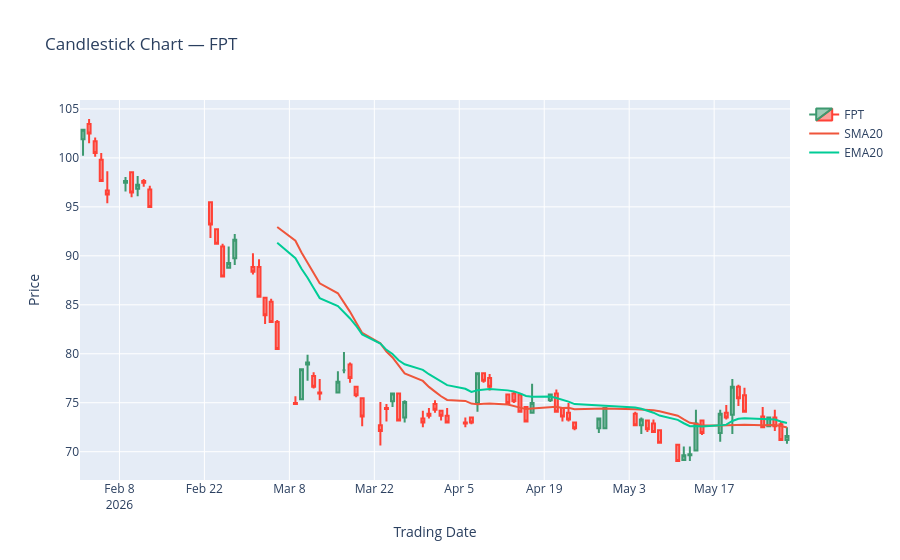

The cell this chart's notebook holds for it:
### Markdown cell above
## 21. Kiểm tra biểu đồ nến

### Code cell
CHART_SYMBOL = "FPT"

chart_df = indicator_df[
    indicator_df["symbol"] == CHART_SYMBOL
].copy()

fig = go.Figure()

fig.add_trace(go.Candlestick(
    x=chart_df["trading_date"],
    open=chart_df["open_price"],
    high=chart_df["high_price"],
    low=chart_df["low_price"],
    close=chart_df["close_price"],
    name=CHART_SYMBOL,
))

fig.add_trace(go.Scatter(
    x=chart_df["trading_date"],
    y=chart_df["sma20"],
    mode="lines",
    name="SMA20",
))

fig.add_trace(go.Scatter(
    x=chart_df["trading_date"],
    y=chart_df["ema20"],
    mode="lines",
    name="EMA20",
))

fig.update_layout(
    title=f"Candlestick Chart — {CHART_SYMBOL}",
    xaxis_title="Trading Date",
    yaxis_title="Price",
    xaxis_rangeslider_visible=False,
)

fig.show()
